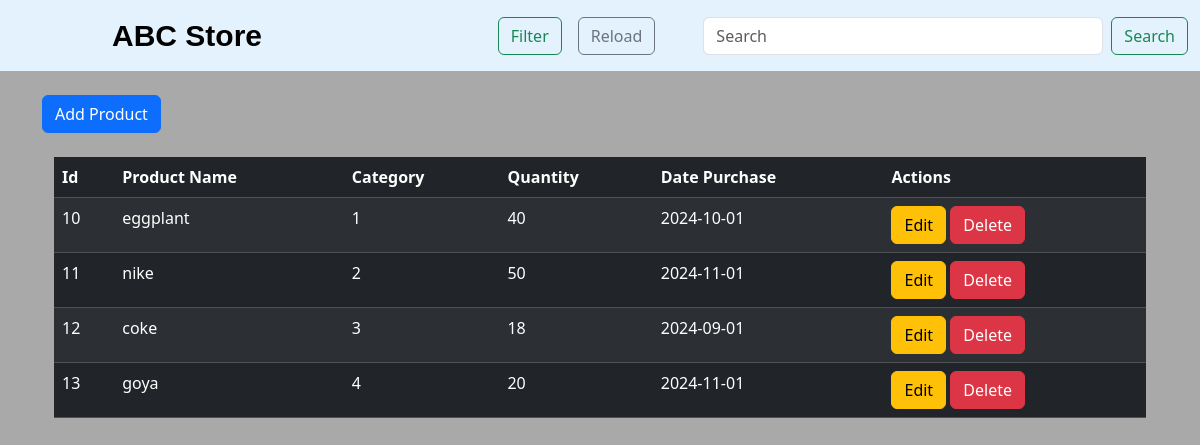
Page /prelim_pdo/index.php on the earlier database version.
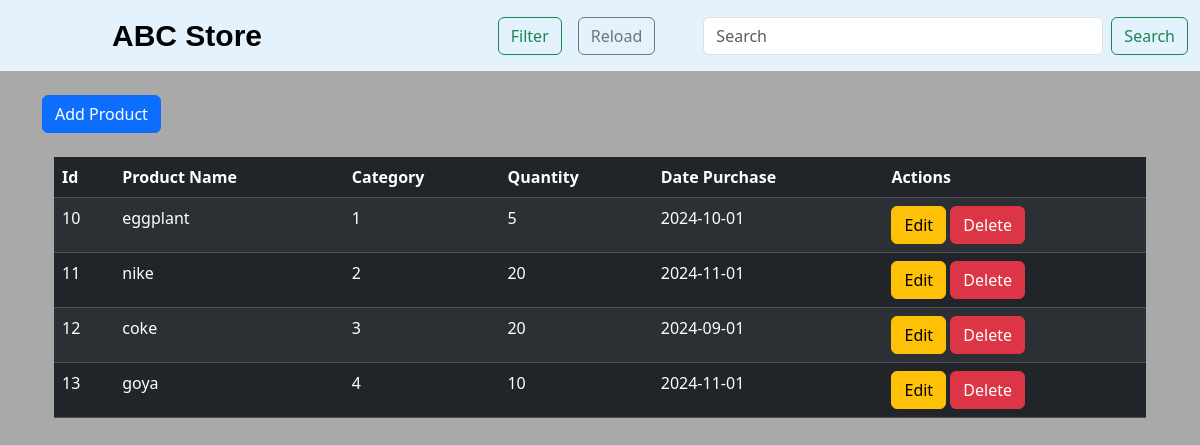
Same page on the later database version.
### tables this page shows
CREATE TABLE `product_table` (
  `id` int(11) NOT NULL,
  `Product_Name` varchar(45) NOT NULL,
  `Category` int(45) NOT NULL,
  `Quantity` int(11) NOT NULL,
  `Date_Purchase` date NOT NULL
);

### prelim_pdo/index.php (the view, shortened to what this page needs)
<?php
$newconnection = new Connection();
$query = "SELECT * FROM product_table";
$params = [];
?>
<!DOCTYPE html>
<html lang="en">
<head>
    <link href="https://cdn.jsdelivr.net/npm/bootstrap@5.3.2/dist/css/bootstrap.min.css" rel="stylesheet">
</head>
<body>
    <nav class="navbar" style="background-color: #e3f2fd;">
        <div class="container-fluid">
            <a class="navbar-brand" style="font-family: 'Arial', sans-serif; font-weight: bold; font-size: 30px; margin-left: 100px;">ABC Store</a>
            <form class="d-flex" action="" method="POST" role="search">
                <button type="button" class="btn btn-outline-success me-3" data-bs-toggle="modal" data-bs-target="#filterModal">Filter</button>
                <a href="index.php" class="btn btn-outline-secondary me-5">Reload</a>
                <input class="form-control me-2" type="search" name="search_term" placeholder="Search" aria-label="Search" style="width: 400px;">
                <button class="btn btn-outline-success" type="submit" name="search">Search</button>
            </form>
        </div>
    </nav>
    <div class="container mt-4">
        <button type="button" class="btn btn-primary" data-bs-toggle="modal" data-bs-target="#addProductModal">
            Add Product
        </button>
        <div class="info-table container mt-4">
            <table class="table table-dark table-striped">
                <thead>
                    <tr>
                        <th scope="col">Id</th>
                        <th scope="col">Product Name</th>
                        <th scope="col">Category</th>
                        <th scope="col">Quantity</th>
                        <th scope="col">Date Purchase</th>
                        <th scope="col">Actions</th>
                    </tr>
                </thead>
                <tbody>
                    <?php
                    $connection = $newconnection->openConnection();
                    $stmt = $connection->prepare($query);
                    $stmt->execute($params);
                    $result = $stmt->fetchAll();
                    if ($result) {
                        foreach ($result as $row) {
                    ?>
                            <tr>
                                <td><?php echo $row->id; ?></td>
                                <td><?php echo $row->Product_Name; ?></td>
                                <td><?php echo $row->Category; ?></td>
                                <td><?php echo $row->Quantity; ?></td>
                                <td><?php echo $row->Date_Purchase; ?></td>
                                <td>
                                    <button type="button" class="btn btn-warning" data-bs-toggle="modal" data-bs-target="#editProductModal"
                                        onclick="populateEditModal(<?= $row->id; ?>)">Edit</button>
                                    <form action="" method="post" class="d-inline">
                                        <button type="submit" class="btn btn-danger" name="delete_product">Delete</button>
                                    </form>
                                </td>
                            </tr>
                    <?php
                        }
                    } else {
                        echo "<tr><td colspan='6' class='text-center'>No products found</td></tr>";
                    }
                    ?>
                </tbody>
            </table>
        </div>
    </div>
</body>
</html>

Differences in the rows shown:
changed product_table "eggplant": Quantity "40" → "5"
changed product_table "nike": Quantity "50" → "20"
changed product_table "coke": Quantity "18" → "20"
changed product_table "goya": Quantity "20" → "10"
